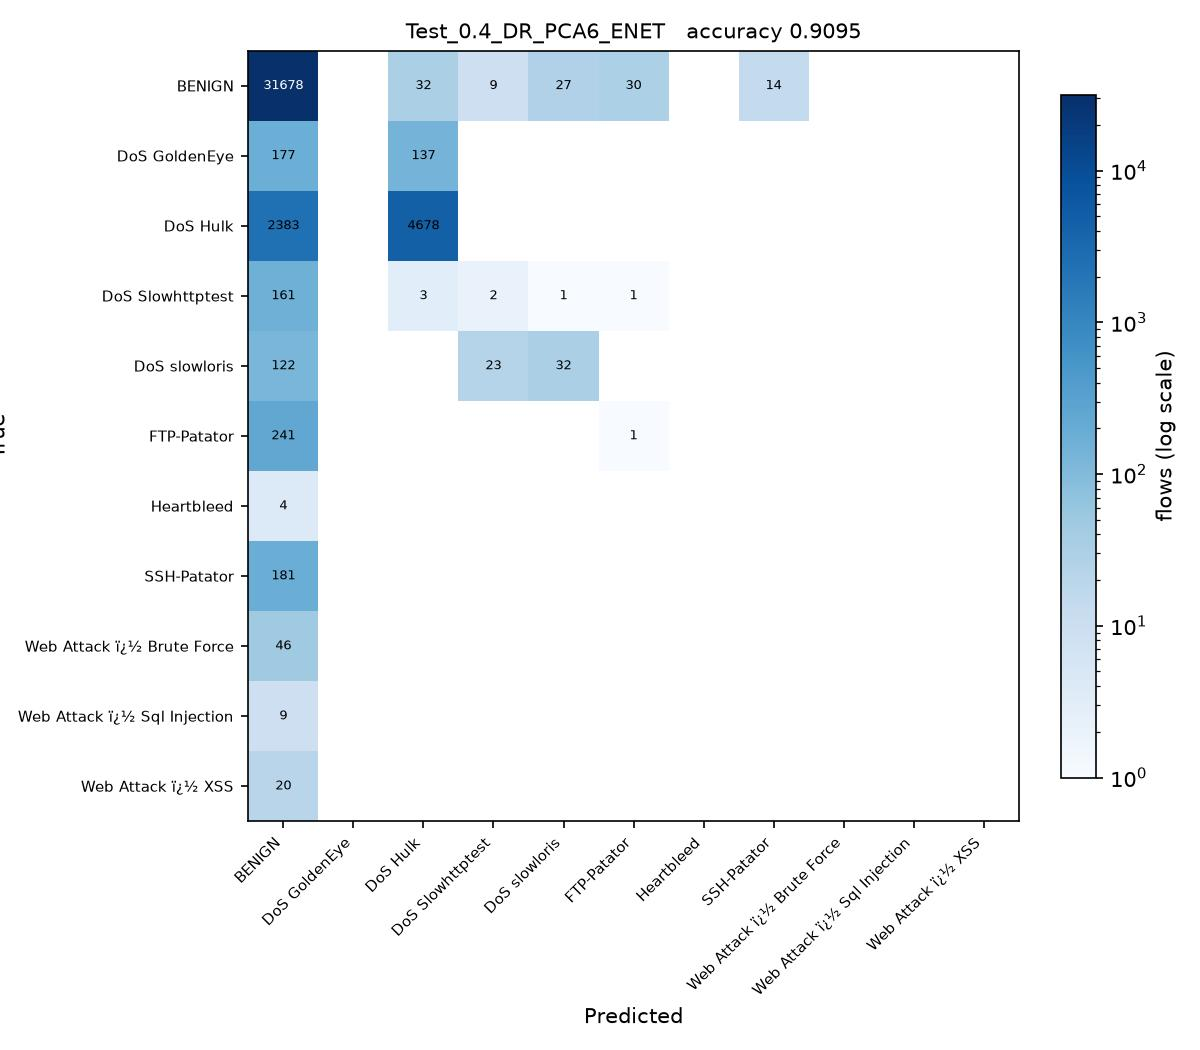

Reproduce this figure in Python.
# Test_0.4_DR_PCA6_ENET.py
#
# Test size 0.4  |  PCA, 6 components  |  Elastic Net -> SGDClassifier(penalty='elasticnet') (sheet #5)
#
# This is SGDC_60_40.py with the changes marked CHANGE below and nothing else.
#
# Sheet entry 5 is ElasticNet(alpha=0.1, l1_ratio=0.5), a regressor. The
# elasticnet penalty and l1_ratio=0.5 are carried over exactly; alpha is left
# at the SGDClassifier default for the same reason as entry 4.

import os
from pathlib import Path

# CHANGE 1: run from the project folder, so the CSV names below resolve, and
# read them as latin-1. The Web Attack labels contain byte 0x96, which the
# default utf-8 decoder rejects with UnicodeDecodeError.
os.chdir(Path(__file__).resolve().parent.parent)
import numpy as np
import pandas as pd

df1 = pd.read_csv(r'C:\Users\Karthika\OneDrive\Desktop\ACN_PCA_75_Runs\Scripts\Tuesday-WorkingHours.pcap_ISCX (1).csv', low_memory=True, encoding='latin-1')
df2 = pd.read_csv(r'C:\Users\Karthika\OneDrive\Desktop\ACN_PCA_75_Runs\Scripts\Wednesday-workingHours.pcap_ISCX.csv', low_memory=True, encoding='latin-1')
df3 = pd.read_csv(r'C:\Users\Karthika\OneDrive\Desktop\ACN_PCA_75_Runs\Scripts\Thursday-WorkingHours-Morning-WebAttacks.pcap_ISCX.csv', low_memory=True, encoding='latin-1')

dataset = pd.concat([df1, df2, df3], ignore_index=True)

dataset.columns = dataset.columns.str.strip()

# CHANGE 2: a stratified sample of 100000 flows, the same for every run.
# The full three captures hold about 1.3 million flows, which makes 75 runs
# impractical. At least 50 flows of every class are kept.
label = dataset.columns[-1]
dataset = pd.concat(
    [g.sample(n=min(len(g), max(50, round(100000 * len(g) / len(dataset)))), random_state=0)
     for _, g in dataset.groupby(label)],
    ignore_index=True
)

X = dataset.iloc[:, :-1]
y = dataset.iloc[:, -1]

X = X.apply(pd.to_numeric, errors='coerce')

X.replace([np.inf, -np.inf], np.nan, inplace=True)

from sklearn.impute import SimpleImputer

imputer = SimpleImputer(missing_values=np.nan, strategy='mean')
X = imputer.fit_transform(X)

from sklearn.preprocessing import LabelEncoder

labelencoder_y = LabelEncoder()
y = labelencoder_y.fit_transform(y)

from sklearn.model_selection import train_test_split

X_train, X_test, y_train, y_test = train_test_split(
    X,
    y,
    test_size=0.4,   # CHANGE 3: test size
    random_state=0,
    stratify=y
)

# CHANGE 4: PCA, from PCA_LDA_KErnel_PCA_CODE.pdf (fitted on training data only).
# PCA follows the directions of largest variance, so the features have to be on
# a common scale first, otherwise the components just track whichever column has
# the biggest units. The scaler is fitted on the training split only.
from sklearn.preprocessing import StandardScaler
from sklearn.decomposition import PCA

scaler = StandardScaler()
X_train = scaler.fit_transform(X_train)
X_test = scaler.transform(X_test)

pca = PCA(n_components=6)
X_train = pca.fit_transform(X_train)          # no labels: PCA is unsupervised
X_test = pca.transform(X_test)
print("\nVariance explained by 6 components : {:.4f}".format(pca.explained_variance_ratio_.sum()))

# CHANGE 5: Elastic Net -> SGDClassifier(penalty='elasticnet') (sheet #5) in place of SGDClassifier
from sklearn.linear_model import SGDClassifier

classifier = SGDClassifier(
    loss='hinge',
    penalty='elasticnet',
    l1_ratio=0.5,
    alpha=0.0001,
    max_iter=1000,
    tol=1e-3,
    random_state=0
)

classifier.fit(X_train, y_train)

y_pred = classifier.predict(X_test) 

from sklearn.metrics import confusion_matrix
from sklearn.metrics import accuracy_score
from sklearn.metrics import precision_score
from sklearn.metrics import recall_score
from sklearn.metrics import f1_score
from sklearn.metrics import classification_report

cm = confusion_matrix(y_test, y_pred)

print("Confusion Matrix:\n")
print(cm)

print("\nAccuracy : {:.4f}".format(accuracy_score(y_test, y_pred)))
print("\nPrecision : {:.4f}".format(precision_score(y_test, y_pred, average='weighted')))
print("\nRecall : {:.4f}".format(recall_score(y_test, y_pred, average='weighted')))
print("\nF1 Score : {:.4f}".format(f1_score(y_test, y_pred, average='weighted')))

print("\nClassification Report:\n")
print(classification_report(y_test, y_pred))
# CHANGE 6: save the confusion matrix as Test_0.4_DR_PCA6_ENET.jpg and record the result
import matplotlib
matplotlib.use('Agg')
import matplotlib.pyplot as plt
from matplotlib.colors import LogNorm

here = Path(__file__).resolve().parent
names = [str(c) for c in labelencoder_y.classes_]
fig, ax = plt.subplots(figsize=(8, 7))
im = ax.imshow(cm, cmap='Blues', norm=LogNorm(vmin=1))
ax.set_xticks(range(len(names)), names, rotation=45, ha='right', fontsize=7)
ax.set_yticks(range(len(names)), names, fontsize=7)
ax.set_xlabel('Predicted')
ax.set_ylabel('True')
ax.set_title('Test_0.4_DR_PCA6_ENET   accuracy {:.4f}'.format(accuracy_score(y_test, y_pred)), fontsize=10)
for i in range(cm.shape[0]):
    for j in range(cm.shape[1]):
        if cm[i, j]:
            ax.text(j, i, cm[i, j], ha='center', va='center', fontsize=6,
                    color='white' if cm[i, j] > cm.max() / 3 else 'black')
fig.colorbar(im, ax=ax, fraction=0.04, label='flows (log scale)')
fig.tight_layout()
fig.savefig(here / 'Test_0.4_DR_PCA6_ENET.jpg', dpi=150)
plt.close(fig)

row = pd.DataFrame([{
    'Test': 0.4, 'DR': 'PCA6', 'Clas': 'ENET',
    'Acc': round(accuracy_score(y_test, y_pred), 4),
    'Pre': round(precision_score(y_test, y_pred, average='weighted', zero_division=0), 4),
    'Rec': round(recall_score(y_test, y_pred, average='weighted', zero_division=0), 4),
    'F1': round(f1_score(y_test, y_pred, average='weighted', zero_division=0), 4),
    'script': 'Test_0.4_DR_PCA6_ENET',
}])
out = here.parent / 'results' / '75_runs.csv'
out.parent.mkdir(exist_ok=True)
if out.exists():
    old = pd.read_csv(out)
    row = pd.concat([old[old['script'] != 'Test_0.4_DR_PCA6_ENET'], row], ignore_index=True)
row.to_csv(out, index=False)
